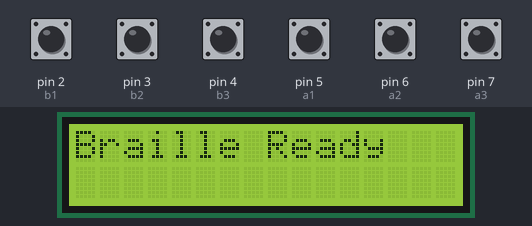
Simulated run of this sketch. Board: Arduino Uno, built with avr-gcc and run on an emulated ATmega328P. Shown: 16×2 character LCD. The test bench sets the inputs (shaded band); at power-on: pin 2 (b1), pin 3 (b2), pin 4 (b3), pin 5 (a1), pin 6 (a2), pin 7 (a3) HIGH.

Above: at 2.1 s.
5.0 s: pin 5 (a1) pulled LOW for 0.15 s
At 6.2 s:
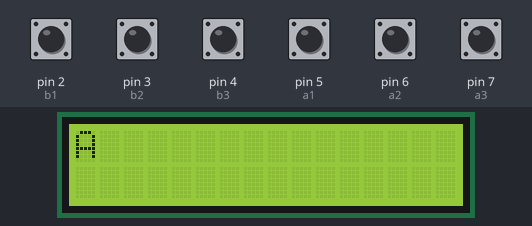
6.6 s: pin 5 (a1) pulled LOW for 1 s
At 7.6 s:
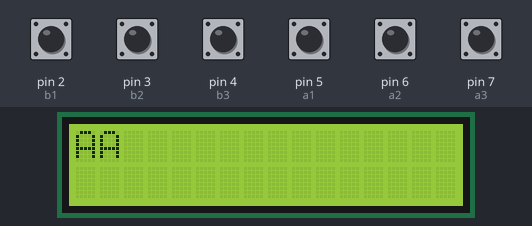
9.1 s: pin 5 (a1) pulled LOW for 0.15 s
At 9.6 s:
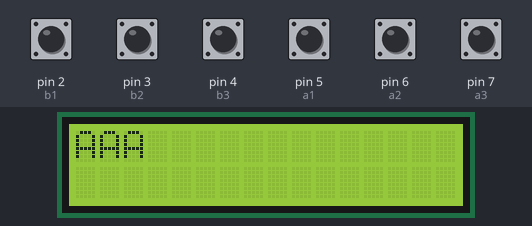
10.7 s: pin 5 (a1) pulled LOW for 0.15 s
At 11.9 s:
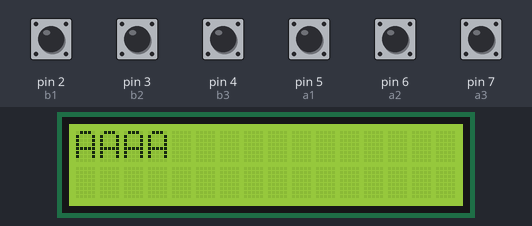
12.3 s: pin 5 (a1) pulled LOW for 1 s
At 13.2 s:
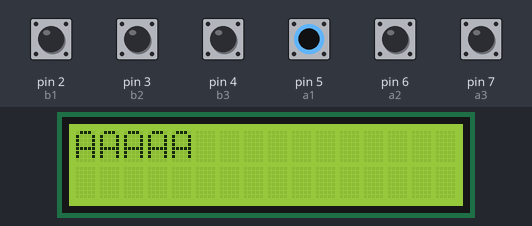
14.8 s: pin 5 (a1) pulled LOW for 0.15 s
At 15.1 s:
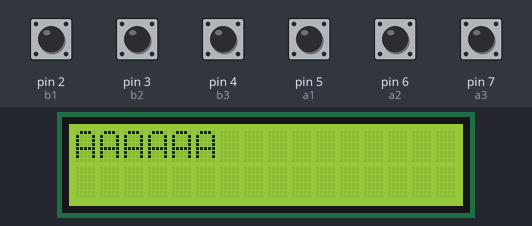
Timing chart, 0 to 17.4 s (numbered marks = the images above; inputs shaded):
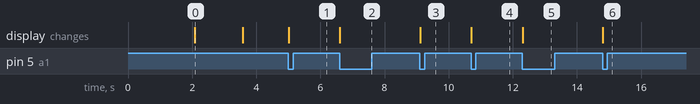

The sketch:

botoes_papcerto.ino
```cpp
#include <Wire.h>
#include <LiquidCrystal_I2C.h>
#include <SoftwareSerial.h>

LiquidCrystal_I2C lcd(0x27, 16, 2);

// MP3 (DFPlayer Mini)
SoftwareSerial mp3Serial(8, 9);

// Braille inputs (LASA22-3)
const int a1 = 5;
const int a2 = 6;
const int a3 = 7;

const int b1 = 2;
const int b2 = 3;
const int b3 = 4;

// estado anterior
int prevP1=0, prevP2=0, prevP3=0;
int prevP4=0, prevP5=0, prevP6=0;

// debounce
unsigned long lastPressTime = 0;
const int debounceDelay = 150;

// contador LCD
int charCount = 0;

// ---------------- BRAILLE ----------------
char decode(int p1,int p2,int p3,int p4,int p5,int p6) {

  if (p1 && !p2 && !p3 && !p4 && !p5 && !p6) return 'A';
  if (p1 && p2 && !p3 && !p4 && !p5 && !p6) return 'B';
  if (p1 && !p2 && !p3 && p4 && !p5 && !p6) return 'C';
  if (p1 && !p2 && !p3 && p4 && p5 && !p6) return 'D';
  if (p1 && !p2 && !p3 && !p4 && p5 && !p6) return 'E';
  if (p1 && p2 && !p3 && p4 && !p5 && !p6) return 'F';
  if (p1 && p2 && !p3 && p4 && p5 && !p6) return 'G';
  if (p1 && p2 && !p3 && !p4 && p5 && !p6) return 'H';
  if (!p1 && p2 && !p3 && p4 && !p5 && !p6) return 'I';
  if (!p1 && p2 && !p3 && p4 && p5 && !p6) return 'J';

  if (p1 && !p2 && p3 && !p4 && !p5 && !p6) return 'K';
  if (p1 && p2 && p3 && !p4 && !p5 && !p6) return 'L';
  if (p1 && !p2 && p3 && p4 && !p5 && !p6) return 'M';
  if (p1 && !p2 && p3 && p4 && p5 && !p6) return 'N';
  if (p1 && !p2 && p3 && !p4 && p5 && !p6) return 'O';
  if (p1 && p2 && p3 && p4 && !p5 && !p6) return 'P';
  if (p1 && p2 && p3 && p4 && p5 && !p6) return 'Q';
  if (p1 && p2 && p3 && !p4 && p5 && !p6) return 'R';
  if (!p1 && p2 && p3 && p4 && !p5 && !p6) return 'S';
  if (!p1 && p2 && p3 && p4 && p5 && !p6) return 'T';

  if (p1 && !p2 && p3 && !p4 && !p5 && p6) return 'U';
  if (p1 && p2 && p3 && !p4 && !p5 && p6) return 'V';
  if (!p1 && p2 && !p3 && p4 && p5 && p6) return 'W';
  if (p1 && !p2 && p3 && p4 && !p5 && p6) return 'X';
  if (p1 && !p2 && p3 && p4 && p5 && p6) return 'Y';
  if (p1 && !p2 && p3 && !p4 && p5 && p6) return 'Z';

  return 0;
}

// ---------------- MP3 FUNCTIONS ----------------
void selectTFCard() {
  mp3Serial.write(0x7E);
  mp3Serial.write(0x03);
  mp3Serial.write(0x35);
  mp3Serial.write(0x01);
  mp3Serial.write(0xEF);
  delay(100);
}

void setVolume(byte volume) {
  if (volume > 30) volume = 30;

  mp3Serial.write(0x7E);
  mp3Serial.write(0x03);
  mp3Serial.write(0x31);
  mp3Serial.write(volume);
  mp3Serial.write(0xEF);
  delay(100);
}

void playSound(byte trackNumber) {
  mp3Serial.write(0x7E);
  mp3Serial.write(0x04);
  mp3Serial.write(0x41);
  mp3Serial.write((byte)0x00);
  mp3Serial.write(trackNumber);
  mp3Serial.write(0xEF);
  delay(200);
}

// ---------------- SETUP ----------------
void setup() {

  pinMode(a1, INPUT_PULLUP);
  pinMode(a2, INPUT_PULLUP);
  pinMode(a3, INPUT_PULLUP);

  pinMode(b1, INPUT_PULLUP);
  pinMode(b2, INPUT_PULLUP);
  pinMode(b3, INPUT_PULLUP);

  lcd.init();
  lcd.backlight();

  mp3Serial.begin(9600);
  delay(2000); // MUITO IMPORTANTE para o DFPlayer arrancar

  lcd.print("Braille Ready");
  delay(1500);
  lcd.clear();

  setVolume(25);
  selectTFCard();
}

// ---------------- LOOP ----------------
void loop() {

  int p1 = !digitalRead(a1);
  int p2 = !digitalRead(a2);
  int p3 = !digitalRead(a3);

  int p4 = !digitalRead(b1);
  int p5 = !digitalRead(b2);
  int p6 = !digitalRead(b3);

  bool newPress =
    (p1 && !prevP1) ||
    (p2 && !prevP2) ||
    (p3 && !prevP3) ||
    (p4 && !prevP4) ||
    (p5 && !prevP5) ||
    (p6 && !prevP6);

  if (newPress && millis() - lastPressTime > debounceDelay) {

    char c = decode(p1,p2,p3,p4,p5,p6);

    if (c != 0) {

      if (charCount >= 16) {
        lcd.clear();
        charCount = 0;
      }

      lcd.print(c);
      charCount++;

      // 🔊 SOM DA LETRA
      int track = (c - 'A') + 1;
      playSound(track);
    }

    lastPressTime = millis();
  }

  prevP1 = p1;
  prevP2 = p2;
  prevP3 = p3;
  prevP4 = p4;
  prevP5 = p5;
  prevP6 = p6;
}
```

Measured:
- after the input at 5.0 s, the display: changes at once (image 1)
- after the input at 6.6 s, the display: changes at once (image 2)
- after the input at 9.1 s, the display: changes at once (image 3)
- after the input at 10.7 s, the display: changes at once (image 4)
- after the input at 12.3 s, the display: changes at once (image 5)
- after the input at 14.8 s, the display: changes at once (image 6)
- what the display in image 0 shows lasts 1.5 s, from 2.1 s to 3.6 s
